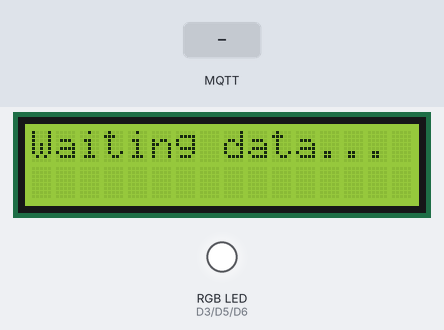
Bench run of a sketch on a simulated Arduino Uno R4 WiFi. On the bench: 16×2 character LCD, an RGB LED mixed from three pins (HIGH = lit). Inputs (shaded band) come from the test bench. WiFi joins after 1.5 s; servers stay silent unless stated; no MQTT or app messages arrive unless stated; what the sketch prints to the serial monitor is not drawn.

Above: at 5.8 s.
5.9 s: MQTT message "5" arrives on the first subscribed topic
7.4 s: MQTT message "5" arrives on the second subscribed topic
8.9 s: MQTT message "5" arrives on the third subscribed topic
At 10.1 s:
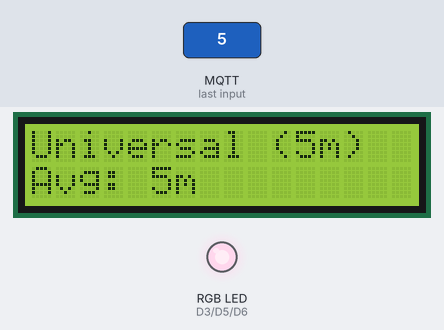
10.4 s: MQTT message "90" arrives on the first subscribed topic
At 11.4 s:
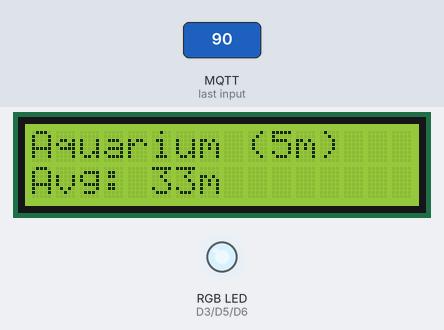
11.9 s: MQTT message "90" arrives on the second subscribed topic
At 12.4 s:
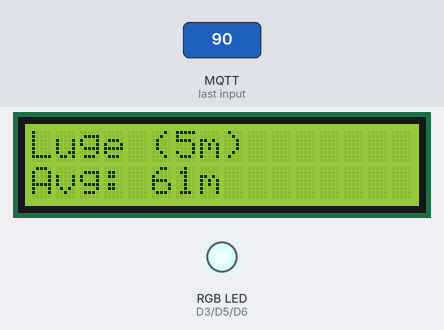
13.4 s: MQTT message "1" arrives on the first subscribed topic
At 13.7 s:
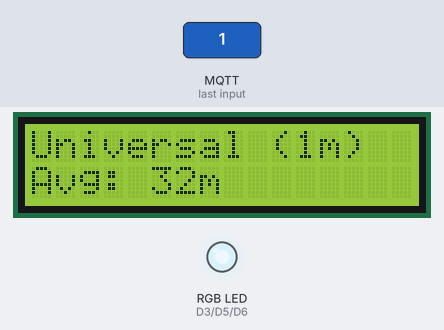
Timing chart, 0 to 15.9 s (numbered marks = the images above; inputs shaded):
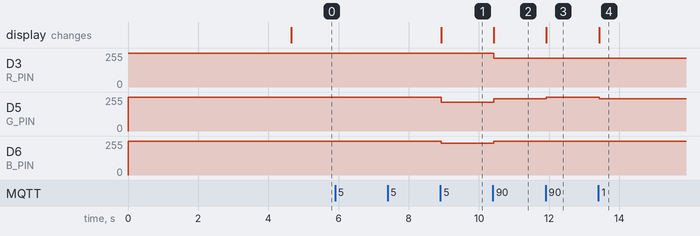

Measured:
- after the input at 5.9 s, every drawn part: stays the same
- after the input at 7.4 s, every drawn part: stays the same
- after the input at 8.9 s, D5 (G_PIN): 255/255 → 215/255 at once; D6 (B_PIN): 255/255 → 237/255 at once; the display: changes at once (image 1)
- after the input at 10.4 s, D3 (R_PIN): 255/255 → 215/255 at once; D5 (G_PIN): 215/255 → 241/255 at once; D6 (B_PIN): 237/255 → 255/255 at once; the display: changes at once (image 2)
- after the input at 11.9 s, D5 (G_PIN): 241/255 → 255/255 at once; the display: changes at once (image 3)
- after the input at 13.4 s, D5 (G_PIN): 255/255 → 241/255 at once; the display: changes at once (image 4)

The sketch:

Mock_Sender_Reciver_3_Sub_Color.ino
```cpp
#include <WiFiS3.h>            // ไลบรารี Wi-Fi ของ UNO R4 WiFi
#include <MQTT.h>              // ไลบรารี arduino-mqtt
#include <Wire.h>              // ไลบรารี I2C
#include <LiquidCrystal_I2C.h> // ไลบรารีจอ LCD แบบ I2C

const char* WIFI_SSID = "iPhonePut";       // ชื่อ Wi-Fi (ฮอตสปอต)
const char* WIFI_PASSWORD = "12345678a";   // รหัส Wi-Fi (ลบก่อนอัปโหลด Onlearn)
const char* MQTT_HOST = "phycom.it.kmitl.ac.th";  // broker
const int MQTT_PORT = 1883;                // พอร์ตฝั่งบอร์ด
const char* CLIENT_ID = "arduino-sentosa-68070129"; // ต้องไม่ซ้ำกับอุปกรณ์อื่น

const char* TOPIC_UNI = "68070129/queue_chotiphat";  // คิว Universal (โชติพัชร์)
const char* TOPIC_SEA = "68070129/queue_lapas";      // คิว S.E.A. Aquarium (ลภัส)
const char* TOPIC_LUGE = "68070129/queue_sumet";     // คิว Skyline Luge (สุเมธ)
const char* TOPIC_CHOICE = "68070129/sentosa_choice"; // topic ที่ต้อง publish ชื่อสถานที่

const int R_PIN = 3;        // ขาแดงต่อ D3
const int G_PIN = 5;        // ขาเขียวต่อ D5
const int B_PIN = 6;        // ขาน้ำเงินต่อ D6
const int BRIGHTNESS = 40;  // ความสว่างสูงสุด 0-255 (ต่ำไว้ไม่แสบตา)

LiquidCrystal_I2C lcd(0x27, 16, 2);        // LCD 16x2 ที่อยู่ 0x27 (ถ้าไม่ขึ้นลอง 0x3F)

WiFiClient net;             // ตัวเชื่อมต่อเครือข่าย
MQTTClient client(256);     // ตัว MQTT (buffer 256 ไบต์)

float qUni = 0, qSea = 0, qLuge = 0;             // เก็บเวลารอล่าสุดของแต่ละที่ (นาที)
bool gotUni = false, gotSea = false, gotLuge = false;  // เคยได้ค่าของแต่ละที่แล้วหรือยัง
bool dirty = false;                              // มีค่าใหม่เข้ามาที่ต้องประมวลผล

/*
  ===== ตารางสีสำหรับ setRGB(r, g, b)  (แต่ละค่า 0-255, 0 = ไม่ติด, 255 = ติดเต็ม) =====
  แดง              setRGB(255, 0,   0)
  แดงเข้ม/ส้มแดง   setRGB(255, 40,  0)
  ส้ม              setRGB(255, 90,  0)    <- ใช้ในโค้ดนี้
  ส้มอ่อน/อำพัน    setRGB(255, 130, 0)
  เหลือง           setRGB(255, 200, 0)    (ถ้าเขียวมากไปจะเหลืองอมเขียว)
  เหลืองสด         setRGB(255, 255, 0)
  เหลืองเขียว      setRGB(150, 255, 0)
  เขียว            setRGB(0,   255, 0)
  เขียวอมฟ้า       setRGB(0,   255, 120)  <- ใช้ในโค้ดนี้
  ฟ้า cyan         setRGB(0,   255, 255)
  ฟ้าอ่อน/ฟ้าน้ำ   setRGB(0,   120, 255)
  น้ำเงิน          setRGB(0,   0,   255)
  ม่วง             setRGB(160, 0,   255)
  ม่วงแดง magenta  setRGB(255, 0,   255)
  ชมพู             setRGB(255, 40,  120)
  ขาว              setRGB(255, 255, 255)
  ดับ              setRGB(0,   0,   0)
  หมายเหตุ: ไฟเขียวมักสว่างกว่าแดง/น้ำเงิน ถ้าสีออกมาเหลืองเกินไป ให้ลดค่า g ลง
  สีจริงที่เห็นจะอ่อนกว่าตารางตามค่า BRIGHTNESS เพราะถูกสเกลลงทุกสี
  ===== ถ้าใช้แบบเปิด/ปิด (true/false) ผสมสีได้ 7 สี =====
  แดง (R)             true,  false, false
  เขียว (G)           false, true,  false
  น้ำเงิน (B)         false, false, true
  เหลือง/ส้มอ่อน (R+G) true,  true,  false
  เขียวอมฟ้า (G+B)    false, true,  true
  ม่วง/magenta (R+B)  true,  false, true
  ขาว (R+G+B)         true,  true,  true
*/
void setRGB(int r, int g, int b) {                       // ตั้งสีแบบ common anode (ค่า 0-255 ของแต่ละสี)
  analogWrite(R_PIN, 255 - (r * BRIGHTNESS / 255));      // สเกลตามความสว่าง แล้วกลับค่า (255 = ดับ)
  analogWrite(G_PIN, 255 - (g * BRIGHTNESS / 255));      // เขียว
  analogWrite(B_PIN, 255 - (b * BRIGHTNESS / 255));      // น้ำเงิน
}

void messageReceived(String &topic, String &payload) {   // ถูกเรียกเมื่อมีข้อความเข้า
  Serial.print(topic);                                   // แสดง topic
  Serial.print(" = ");
  Serial.println(payload);                               // แสดงค่าที่ได้รับ
  if (topic == TOPIC_UNI) { qUni = payload.toFloat(); gotUni = true; }       // เก็บค่า Universal
  else if (topic == TOPIC_SEA) { qSea = payload.toFloat(); gotSea = true; }  // เก็บค่า Aquarium
  else if (topic == TOPIC_LUGE) { qLuge = payload.toFloat(); gotLuge = true; } // เก็บค่า Luge
  else return;                                           // topic อื่นไม่สนใจ
  dirty = true;                                          // บอก loop ว่ามีค่าใหม่
}

void process() {                                         // ประมวลผลจากค่าที่เก็บไว้ทั้ง 3 ตัว
  const char* name = "Universal";                        // เริ่มสมมติว่า Universal น้อยสุด
  float best = qUni;                                     // ค่าต่ำสุดตอนนี้
  if (qSea < best) { best = qSea; name = "Aquarium"; }   // Aquarium น้อยกว่า
  if (qLuge < best) { best = qLuge; name = "Luge"; }     // Luge น้อยกว่า
  float avg = (qUni + qSea + qLuge) / 3.0;               // ค่าเฉลี่ยทั้ง 3 ที่

  client.publish(TOPIC_CHOICE, name);                    // ส่งชื่อสถานที่คิวน้อยสุด

  lcd.clear();                                           // ล้างจอ
  lcd.setCursor(0, 0);                                   // บรรทัดที่ 1
  lcd.print(name);                                       // ชื่อสถานที่
  lcd.print(" (");
  lcd.print((int)best);                                  // เวลารอของที่นั่น
  lcd.print("m)");
  lcd.setCursor(0, 1);                                   // บรรทัดที่ 2
  lcd.print("Avg: ");
  lcd.print((int)avg);                                   // ค่าเฉลี่ย
  lcd.print("m");

  // ----- เลือกสีตามค่าเฉลี่ย (เปลี่ยนสีได้จากตารางสีด้านบน) -----
  if (avg > 60) {                                        // เฉลี่ย > 60 นาที = คนเยอะมาก
    setRGB(255, 0, 0);                                   // แดง
    // ทางเลือก: setRGB(255, 40, 0) แดงเข้ม   |  setColor แบบ bool: (true, false, false)
  } else if (avg >= 30) {                                // เฉลี่ย 30-60 นาที = คนปานกลาง
    setRGB(255, 90, 0);                                  // ส้ม
    // ทางเลือก: setRGB(255, 130, 0) ส้มอ่อน  |  setRGB(255, 200, 0) เหลือง
    //           แบบ bool: (true, true, false) = เหลือง/ส้มอ่อน
  } else {                                               // เฉลี่ย < 30 นาที = คิวโล่ง
    setRGB(0, 255, 120);                                 // เขียวอมฟ้า
    // ทางเลือก: setRGB(0, 255, 255) ฟ้า cyan  |  setRGB(0, 255, 0) เขียวล้วน
    //           แบบ bool: (false, true, true) = เขียวอมฟ้า
  }

  Serial.print(name); Serial.print(" best="); Serial.print(best);   // ดีบักใน Serial
  Serial.print(" avg="); Serial.println(avg);
}

void connectWiFi() {                           // เชื่อมต่อ Wi-Fi
  Serial.print("WiFi");                        // แสดงว่ากำลังต่อ
  while (WiFi.status() != WL_CONNECTED) {      // วนจนกว่าจะต่อได้
    WiFi.begin(WIFI_SSID, WIFI_PASSWORD);      // ลองต่อ
    Serial.print(".");                         // จุดแสดงว่ายังพยายามอยู่
    delay(3000);                               // รอ 3 วินาที
  }
  Serial.println(" OK");                       // ต่อสำเร็จ
}

void connectMQTT() {                           // เชื่อมต่อ MQTT
  Serial.print("MQTT");                        // แสดงว่ากำลังต่อ
  while (!client.connect(CLIENT_ID)) {         // วนจนกว่าจะต่อได้
    Serial.print(".");                         // จุดแสดงว่ายังพยายามอยู่
    delay(1000);                               // รอ 1 วินาที
  }
  Serial.println(" OK");                       // ต่อสำเร็จ
  client.subscribe(TOPIC_UNI);                 // subscribe 3 topic ทุกครั้งที่ต่อใหม่
  client.subscribe(TOPIC_SEA);
  client.subscribe(TOPIC_LUGE);
}

void setup() {
  Serial.begin(115200);                        // เปิด Serial Monitor
  pinMode(R_PIN, OUTPUT);                      // ขา RGB เป็นเอาต์พุต
  pinMode(G_PIN, OUTPUT);
  pinMode(B_PIN, OUTPUT);
  setRGB(0, 0, 0);                             // เริ่มต้นให้ดับ
  lcd.init();                                  // เริ่มต้น LCD
  lcd.backlight();                             // เปิดไฟพื้นหลัง
  lcd.print("Connecting...");                  // แจ้งว่ากำลังเชื่อมต่อ
  connectWiFi();                               // ต่อ Wi-Fi
  client.begin(MQTT_HOST, MQTT_PORT, net);     // ตั้งค่า broker
  client.onMessage(messageReceived);           // ลงทะเบียนฟังก์ชันรับข้อความ
  connectMQTT();                               // ต่อ MQTT แล้ว subscribe
  lcd.clear();                                 // ล้างจอ
  lcd.print("Waiting data...");                // รอข้อมูลครบ 3 ที่
}

void loop() {
  client.loop();                               // รับข้อความ ต้องเรียกทุกรอบ
  if (WiFi.status() != WL_CONNECTED) connectWiFi();   // หลุด Wi-Fi ให้ต่อใหม่
  if (!client.connected()) connectMQTT();             // หลุด MQTT ให้ต่อใหม่

  if (dirty && gotUni && gotSea && gotLuge) {  // มีค่าใหม่ และได้ครบทั้ง 3 ที่แล้ว
    dirty = false;                             // เคลียร์ flag
    process();                                 // คำนวณ แสดงผล และ publish
  }
}
```
